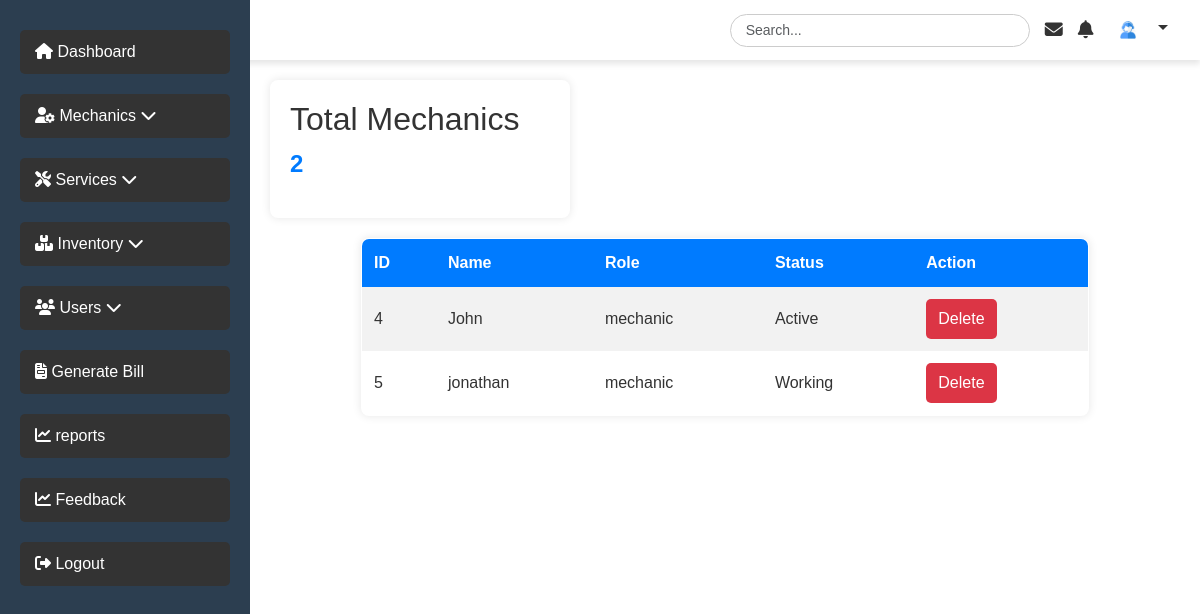
The page /admin/view_mechanices.php (signed in) on the database its author committed.
### tables this page shows
CREATE TABLE `mechanics` (
  `mechanic_id` int(11) NOT NULL,
  `dob` date NOT NULL,
  `phone` varchar(20) NOT NULL,
  `email` varchar(100) NOT NULL,
  `password` varchar(255) NOT NULL,
  `address` text NOT NULL,
  `experience` text NOT NULL,
  `skill_rating` int(11) NOT NULL CHECK (`skill_rating` between 1 and 5),
  `resume` varchar(255) NOT NULL,
  `work_type` enum('Auto repairs','Diesel mechanics','Motorcycle repairs','Boat repairs','Aircraft repairs') NOT NULL,
  `fullname` varchar(255) NOT NULL,
  `work_experience` text NOT NULL,
  `status` enum('Active','Working','Break') DEFAULT 'Active',
  `Mrole` enum('mechanic') DEFAULT 'mechanic'
);

### admin/view_mechanices.php (the view, shortened to what this page needs)
<?php
include("../database/db_connect.php");
$sql = "SELECT COUNT(*) AS total_mechanics FROM mechanics";
$result = $mysqli->query($sql);
$row = $result->fetch_assoc();
$total_mechanics = $row['total_mechanics'];
$sql = "SELECT mechanic_id, fullname, Mrole, status FROM mechanics";
$result = $mysqli->query($sql);
?>
<!DOCTYPE html>
<html lang="en">
<head>
</head>
<body>
<?php include("adm_navbar.php"); ?>
<div class="content">
    <div class="dashboard">
        <h2>Total Mechanics</h2>
        <p class="count"><?php echo $total_mechanics; ?></p>
    </div>
    <table border="1">
    <tr>
        <th>ID</th>
        <th>Name</th>
        <th>Role</th>
        <th>Status</th>
        <th>Action</th>
    </tr>
    <?php while ($row = $result->fetch_assoc()) { ?>
        <tr>
            <td><?php echo $row['mechanic_id']; ?></td>
            <td><?php echo htmlspecialchars($row['fullname']); ?></td>
            <td><?php echo htmlspecialchars($row['Mrole']); ?></td>
            <td>
                <span class="status <?php echo strtolower($row['status']); ?>">
                    <?php echo htmlspecialchars($row['status']); ?>
                </span>
            </td>
            <td>
                <form method="POST" onsubmit="return confirm('Are you sure you want to delete this mechanic?');">
                    <button type="submit" name="delete_mechanice" class="delete-btn">Delete</button>
                </form>
            </td>
        </tr>
    <?php } ?>
</table>
</div >
</body>
</html>

### admin/view_mechanices.php (style rules this page uses)
.dashboard { background: white; padding: 20px; border-radius: 8px; box-shadow: 0px 0px 10px rgba(0, 0, 0, 0.1); display: inline-block; width: 300px; }
h2 { color: #333; }
.count { font-size: 24px; font-weight: bold; color: #007bff; }
table { width: 80%; margin: 20px auto; border-collapse: collapse; background: white; box-shadow: 0px 0px 10px rgba(0, 0, 0, 0.1); border-radius: 8px; overflow: hidden; }
th, td { padding: 12px; text-align: left; border-bottom: 1px solid #ddd; }
th { background: #007bff; color: white; }
tr:nth-child(even) { background: #f2f2f2; }
td { color: #333; }
.delete-btn { background: #dc3545; color: white; padding: 8px 12px; border: none; border-radius: 5px; cursor: pointer; transition: background 0.3s ease; }

### admin/adm_navbar.php (style rules this page uses)
* { margin: 0; padding: 0; box-sizing: border-box; }
body { font-family: 'Arial', sans-serif; background-color: #f4f4f4; }
.content { margin-left: 250px; padding: 20px; background-color: #fff; min-height: 100vh; color: #333; }
p { font-size: 16px; color: #666; }

### rows shown on the page
mechanics: mechanic_id "4", fullname "John", Mrole "mechanic", status "Active"
mechanics: mechanic_id "5", fullname "jonathan", Mrole "mechanic", status "Working"

### other values the page prints
$total_mechanics "2"
